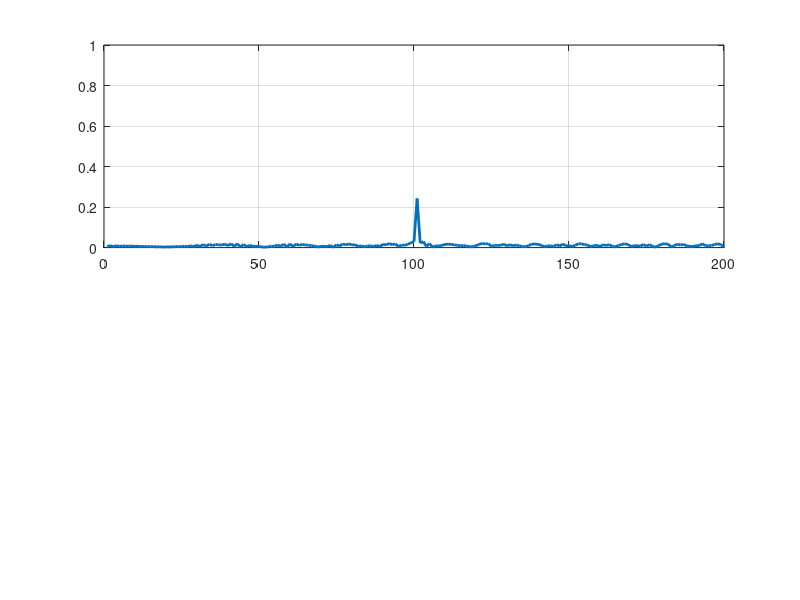
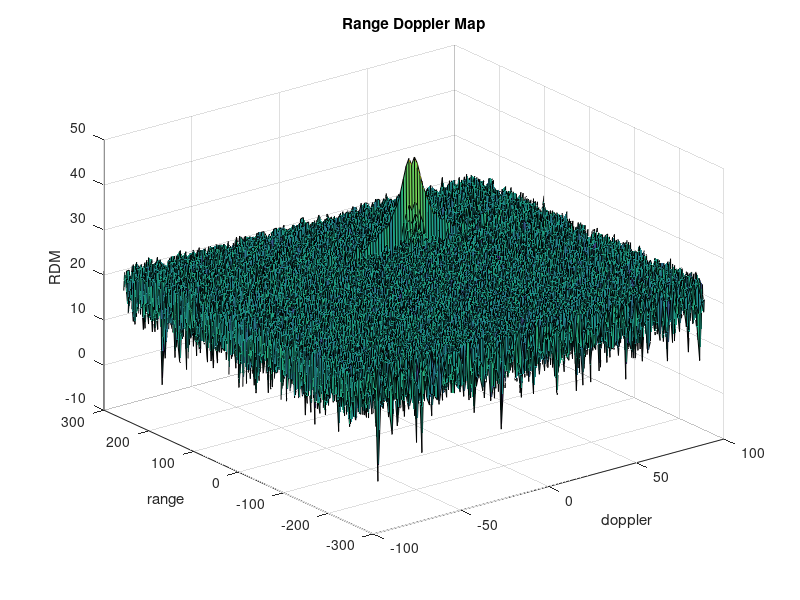
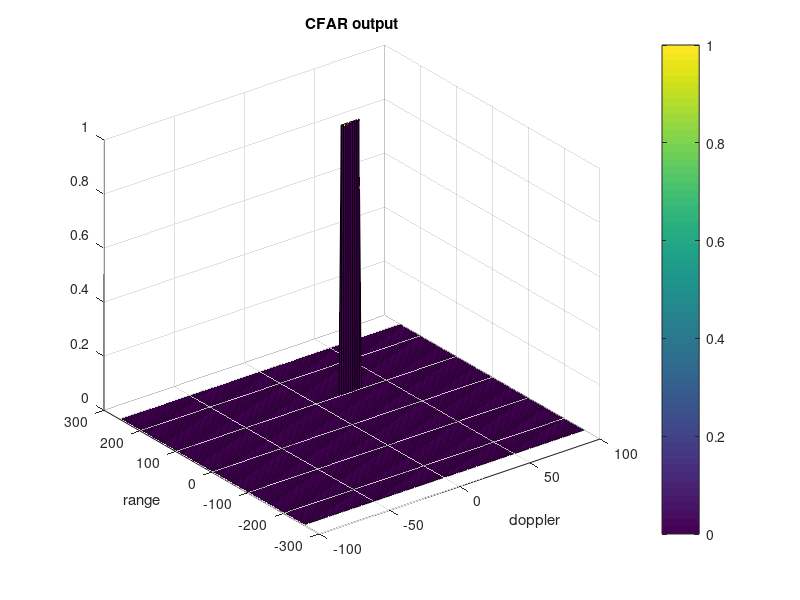

The MATLAB source for these figures, in order:
clear all; close all;
clc;

%% Radar Specifications 
%%%%%%%%%%%%%%%%%%%%%%%%%%%
% Frequency of operation = 77GHz
% Max Range = 200m
% Range Resolution = 1 m
% Max Velocity = 100 m/s
%%%%%%%%%%%%%%%%%%%%%%%%%%%
%speed of light = 3e8

maxR = 200;
rangeRes = 1;
maxV = 100;
c = 3e8;

%% User Defined Range and Velocity of target
% define the target's initial position and velocity. Note : Velocity
% remains contant
r0 = 100;
v0 = 25;

%% FMCW Waveform Generation
%Design the FMCW waveform by giving the specs of each of its parameters.
% Calculate the Bandwidth (B), Chirp Time (Tchirp) and Slope (slope) of the FMCW
% chirp using the requirements above.
B = c / (2*rangeRes);
Tchirp = 5.5 * 2 * maxR/c;
slope = B / Tchirp;

%Operating carrier frequency of Radar 
fc= 77e9;             %carrier freq
                                                          
%The number of chirps in one sequence. Its ideal to have 2^ value for the ease of running the FFT
%for Doppler Estimation. 
Nd=128;                   % #of doppler cells OR #of sent periods % number of chirps

%The number of samples on each chirp. 
Nr=1024;                  %for length of time OR # of range cells

% Timestamp for running the displacement scenario for every sample on each
% chirp
t=linspace(0,Nd*Tchirp,Nr*Nd); %total time for samples

%Creating the vectors for Tx, Rx and Mix based on the total samples input.
Tx=zeros(1,length(t)); %transmitted signal
Rx=zeros(1,length(t)); %received signal
Mix = zeros(1,length(t)); %beat signal

%Similar vectors for range_covered and time delay.
r_t=zeros(1,length(t));
td=zeros(1,length(t));

%% Signal generation and Moving Target simulation
% Running the radar scenario over the time. 
for i=1:length(t)
    % DONE:
    %For each time stamp update the Range of the Target for constant velocity.
    r_t(i) = r0 + v0*t(i);
    td(i) = 2*r_t(i)/c;
    
    % DONE:
    %For each time sample we need update the transmitted and
    %received signal. 
    Tx(i) = cos(2*pi*(fc*t(i) + (slope*t(i)^2)/2));
    Rx(i) = cos(2*pi*(fc*(t(i)-td(i)) + (slope*(t(i)-td(i))^2)/2));
    
    % DONE:
    %Now by mixing the Transmit and Receive generate the beat signal
    %This is done by element wise matrix multiplication of Transmit and
    %Receiver Signal
    Mix(i) = Tx(i).*Rx(i);
end

% figure; plot(t, slope.*t, 'b.', t, slope.*(t-td), 'r.');
% xlim([0 1e-5]);
% legend('Transmitted signal','Received echo signal');

%% RANGE MEASUREMENT

 % DONE:
%reshape the vector into Nr*Nd array. Nr and Nd here would also define the size of
%Range and Doppler FFT respectively.
signal = reshape(Mix,Nr,Nd);

 % DONE:
%run the FFT on the beat signal along the range bins dimension (Nr) and
%normalize.
signal_fft = fft(signal,Nr)./Nr;

 % DONE:
% Take the absolute value of FFT output
signal_fft = abs(signal_fft);

 % DONE:
% Output of FFT is double sided signal, but we are interested in only one side of the spectrum.
% Hence we throw out half of the samples.
signal_fft = signal_fft(1:(Nr/2));

%plotting the range
figure ('Name','Range from First FFT')
subplot(2,1,1)

 % DONE:
 % plot FFT output
plot(signal_fft, 'LineWidth', 2);
grid on;
axis ([0 200 0 1]);

%% RANGE DOPPLER RESPONSE
% The 2D FFT implementation is already provided here. This will run a 2DFFT
% on the mixed signal (beat signal) output and generate a range doppler
% map.You will implement CFAR on the generated RDM

% Range Doppler Map Generation.

% The output of the 2D FFT is an image that has reponse in the range and
% doppler FFT bins. So, it is important to convert the axis from bin sizes
% to range and doppler based on their Max values.

Mix=reshape(Mix,[Nr,Nd]);

% 2D FFT using the FFT size for both dimensions.
sig_fft2 = fft2(Mix,Nr,Nd);

% Taking just one side of signal from Range dimension.
sig_fft2 = sig_fft2(1:Nr/2,1:Nd);
sig_fft2 = fftshift (sig_fft2);
RDM = abs(sig_fft2);
RDM = 10*log10(RDM) ;

%use the surf function to plot the output of 2DFFT and to show axis in both
%dimensions
doppler_axis = linspace(-100,100,Nd);
range_axis = linspace(-200,200,Nr/2)*((Nr/2)/400);
figure,surf(doppler_axis,range_axis,RDM);
xlabel('doppler'); ylabel('range'); zlabel('RDM');
title('Range Doppler Map');

%% CFAR implementation

%Slide Window through the complete Range Doppler Map

% DONE:
%Select the number of Training Cells in both the dimensions.
Tr = 8;
Td = 4;

% DONE:
%Select the number of Guard Cells in both dimensions around the Cell under 
%test (CUT) for accurate estimation
Gr = 4;
Gd = 2;

% DONE:
% offset the threshold by SNR value in dB
snr_offset = -10*log10(0.24253);

% DONE:
%Create a vector to store noise_level for each iteration on training cells
r_margin = 2*(Tr+Gr);
d_margin = 2*(Td+Gd);
r_grid_length = Nr/2-d_margin;
d_grid_length = Nd-r_margin;
noise_level = zeros(r_grid_length,d_grid_length);

% DONE :
%design a loop such that it slides the CUT across range doppler map by
%giving margins at the edges for Training and Guard Cells.
%For every iteration sum the signal level within all the training
%cells. To sum convert the value from logarithmic to linear using db2pow
%function. Average the summed values for all of the training
%cells used. After averaging convert it back to logarithimic using pow2db.
%Further add the offset to it to determine the threshold. Next, compare the
%signal under CUT with this threshold. If the CUT level > threshold assign
%it a value of 1, else equate it to 0.

gridSize = (2*Tr+2*Gr+1)*(2*Td+2*Gd+1);
numGcells = (2*Gr+1)*(2*Gd+1);
numTcells = gridSize - numGcells;

% Use RDM[x,y] as the matrix from the output of 2D FFT for implementing
% CFAR

% DONE:
% The process above will generate a thresholded block, which is smaller 
%than the Range Doppler Map as the CUT cannot be located at the edges of
%matrix. Hence,few cells will not be thresholded. To keep the map size same
% set those values to 0. 

sig_CFAR = zeros(size(RDM));

for i = 1:r_grid_length  % over range
    for j = 1:d_grid_length % over doppler
        % convert value from log to linear using db2pow
        sig_pow = db2pow(RDM(i:i+d_margin,j:j+r_margin));
        % sum signal within all training cells
        sig_sum = sum(sum(sig_pow));
        % average
        noise_level(i,j) = pow2db(sig_sum/numTcells);
        % add offset
        sig_threshold = noise_level(i,j) + snr_offset;
        
        % compare CUT to threshold
        if (RDM(i+d_margin/2, j+r_margin/2) > sig_threshold)
            sig_CFAR(i+d_margin/2, j+r_margin/2) = 1;
        end
        
    end
end

% DONE :
%display the CFAR output using the Surf function like we did for Range
%Doppler Response output.
figure,surf(doppler_axis,range_axis,sig_CFAR);
colorbar;
xlabel('doppler'); ylabel('range');
title('CFAR output');